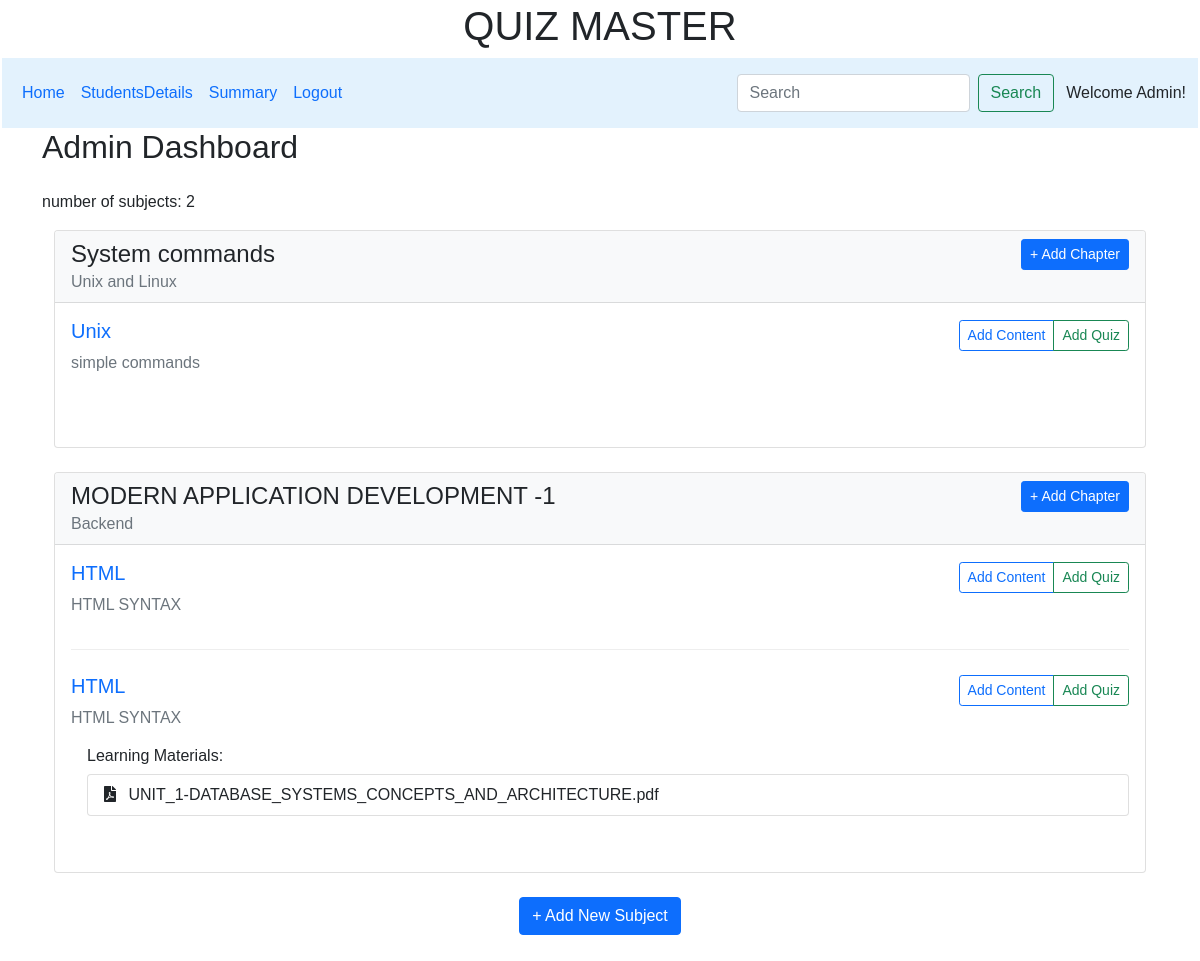
/admin_dashboard/Admin, run on the app's committed database.
### controllers/model.py (models this page shows)
class User_Info(db.Model):
    __tablename__ = 'user_info'
    id = db.Column(db.Integer, primary_key=True)
    email = db.Column(db.String(120), unique=True, nullable=False)
    password = db.Column(db.String, nullable=False)
    role = db.Column(db.Integer, default=1)
    fullname = db.Column(db.String(120), nullable=False)
    qualification = db.Column(db.String, nullable=False)
    dob = db.Column(db.Date, nullable=False)
    quiz = db.relationship('QuizResult',cascade='all, delete', backref=db.backref('User_info_ref', lazy='select'), lazy=True)

class Subject(db.Model):
    __tablename__ = 'subject'
    id = db.Column(db.Integer, primary_key=True)
    subject = db.Column(db.String, nullable=False)
    description = db.Column(db.String, nullable=True)
    chapters = db.relationship('Chapter', backref=db.backref('subject_ref', lazy='select'), lazy=True)

class Chapter(db.Model):
    __tablename__ = 'chapter'
    id = db.Column(db.Integer, primary_key=True)
    subject_id = db.Column(db.Integer, db.ForeignKey('subject.id'), nullable=False)
    chapter = db.Column(db.String, nullable=False)
    description = db.Column(db.String, nullable=True)
    quizzes = db.relationship('Quiz', backref=db.backref('chapter_ref', lazy='select'), lazy='select')
    content = db.relationship('content', backref=db.backref('chapter_ref', lazy='select'), lazy='select')

class content(db.Model):
    __tablename__ = 'content'
    id = db.Column(db.Integer, primary_key=True)
    title = db.Column(db.String, nullable=False)
    chapter_id = db.Column(db.Integer, db.ForeignKey('chapter.id'), nullable=False)
    content_type = db.Column(db.String, nullable=False)
    file_path = db.Column(db.String, nullable=False)
    created_at = db.Column(db.DateTime, default=datetime.utcnow)

### controllers/controller.py (the view)
@app.route("/admin_dashboard/<Name>")
def admin_dashboard(Name):
    users = User_Info.query.all()
    subjects = get_subjects()
    chapters = get_chapters()
    quizzes = Quiz.query.all()
    contents = content.query.all()
    admin_name= session.get("user_name")
    admin_info = User_Info.query.get(admin_name)
    return render_template("admin_dashboard.html",Name=Name, subjects=subjects,chapters=chapters,quizzes=quizzes, content=contents, users = users,user_info=admin_info)

### controllers/controller.py (called while the page is built)
def get_subjects():
    allsubject = Subject.query.all()
    return allsubject

def get_chapters():
    allchapter = Chapter.query.all()
    return allchapter

### templates/admin_dashboard.html (shortened to what this page needs)
{% extends "admin_layout.html" %}
{% block content %}
<div class="container">
    <h2 class="mb-4">Admin Dashboard</h2>
    <div class="debug-info mb-3">
      <p> number of subjects: {{ subjects|length }}</p>
    </div>
     <div class="container">
    {% if subjects and subjects|length %}
        {% for subject in subjects %}
        <div class="card mb-4">
            <div class="card-header bg-light">
                <div class="d-flex justify-content-between align-items-center">
                    <h4 class="mb-0">{{ subject.subject }}</h4>
                    <a href="{{ url_for('add_chapter', subject_id=subject.id) }}"
                       class="btn btn-primary btn-sm">+ Add Chapter</a>
                </div>
                <p class="text-muted mb-0">{{ subject.description }}</p>
            </div>
            <div class="card-body">
                {% if subject.chapters %}
                    {% for chapter in subject.chapters %}
                    <div class="chapter-section mb-4">
                        <div class="d-flex justify-content-between align-items-center">
                          <h5><a href="{{ url_for('view_chapter', chapter_id=chapter.id) }}" class="text-decoration-none">{{ chapter.chapter }}</a></h5>
                            <div class="btn-group">
                                <a href="{{ url_for('add_chapter', subject_id=subject.id) }}"method='POST'
                                   class="btn btn-outline-primary btn-sm">Add Content</a>
                                <a href="{{ url_for('add_quiz', chapter_id=chapter.id) }}"
                                   class="btn btn-outline-success btn-sm">Add Quiz</a>
                            </div>
                        </div>
                        <p class="text-muted">{{ chapter.description }}</p>
                        {% if chapter.content %}
                        <div class="content-section mt-3">
                            <h6>Learning Materials:</h6>
                            <div class="list-group">
                                {% for content in chapter.content %}
                                <div class="list-group-item">
                                    {% if content.content_type == 'video' %}
                                        <i class="fas fa-video me-2"></i>
                                    {% elif content.content_type == 'pdf' %}
                                        <i class="fas fa-file-pdf me-2"></i>
                                    {% elif content.content_type == 'ppt' %}
                                        <i class="fas fa-file-powerpoint me-2"></i>
                                    {% else %}
                                        <i class="fas fa-file-word me-2"></i>
                                    {% endif %}
                                    {{ content.title }}
                                </div>
                                {% endfor %}
                            </div>
                        </div>
                        {% endif %}
                    </div>
                    {% endfor %}
                {% else %}
                    <p class="text-center text-muted">No chapters added yet.</p>
                {% endif %}
            </div>
        </div>
        {% endfor %}
    {% else %}
        <div class="text-center">
            <p>No subjects found. Start by adding a subject.</p>
        </div>
    {% endif %}
    </div>
    <div class="text-center mb-4">
        <a href="{{ url_for('adding_subject') }}" class="btn btn-primary">+ Add New Subject</a>
    </div>
</div>
<link rel="stylesheet" href="https://cdnjs.cloudflare.com/ajax/libs/font-awesome/5.15.4/css/all.min.css">
{% endblock %}

### templates/admin_layout.html (shortened to what this page needs)
<!DOCTYPE html>
<html>
    <head>
    <link rel="stylesheet" href="/static/style.css">
    <link href="https://cdn.jsdelivr.net/npm/bootstrap@5.0.2/dist/css/bootstrap.min.css" rel="stylesheet">
    <link href='https://unpkg.com/boxicons@2.1.4/css/boxicons.min.css' rel='stylesheet'>
    </head>
    <body>
    <div class="my_container">
        <div class="center"><h1>QUIZ MASTER</h1></div>
        <div class="my_panel">
            <nav class="navbar navbar-expand-lg bg-body-tertiary" style="background-color: #e3f2fd;">
            <div class="container-fluid">
            <div class="collapse navbar-collapse" id="navbarText">
                <ul class="navbar-nav me-auto mb-2 mb-lg-0">
                <li class="nav-item">
                    <a class="nav-link active" aria-current="page" href="{{ url_for('admin_dashboard', Name=user_info.fullname if user_info else 'Admin') }}">Home</a>
                </li>
                <li class="nav-item">
                    <a class="nav-link" href="{{ url_for('students_details') }}">StudentsDetails</a>
                </li>
                <li class="nav-item">
                    <a class="nav-link" href="{{ url_for('overall_performance') }}">Summary</a>
                </li>
                <li class="nav-item">
                    <a class="nav-link" href="{{ url_for('logout') }}">Logout</a>
                </li>
                </ul>
                <nav class="navbar bg-body-tertiary">
                    <div class="container-fluid">
                    <form class="d-flex" role="search" action="{{ url_for('search') }}" method="GET">
                        <input class="form-control me-2" type="search" placeholder="Search" aria-label="Search" name="query" >
                        <button class="btn btn-outline-success" type="submit">Search</button>
                    </form>
                    </div>
                </nav>
                <span class="navbar-text">
                Welcome {{ Name }}!
                </span>
            </div>
            </div>
        </nav>
        {%block content%}
        {%endblock%}
        </div>
        </div>
    </body>
</html>

### static/style.css (style rules this page uses)
* { margin: 0px; padding: 0px; box-sizing: border-box; font-family: Arial, Helvetica, sans-serif; }
.my_container { border: 2px solid white }
.center { text-align: center; margin: auto; }
.chapter-section { border-bottom: 1px solid #eee; padding-bottom: 1rem; }
.chapter-section:last-child { border-bottom: none; }
.content-section, .quiz-section { margin-left: 1rem; }

### data on the page
User_Info: fullname "Admin"
Subject: subject "System commands", description "Unix and Linux"
Chapter: chapter "Unix", description "simple commands"
Subject: subject "MODERN APPLICATION DEVELOPMENT -1", description "Backend"
Chapter: chapter "HTML", description "HTML SYNTAX"
Chapter: chapter "HTML", description "HTML SYNTAX"
content: content_type "pdf" (drawn), title "UNIT_1-DATABASE_SYSTEMS_CONCEPTS_AND_ARCHITECTURE.pdf"

### other printed values
{{ subjects|length }} "2"
